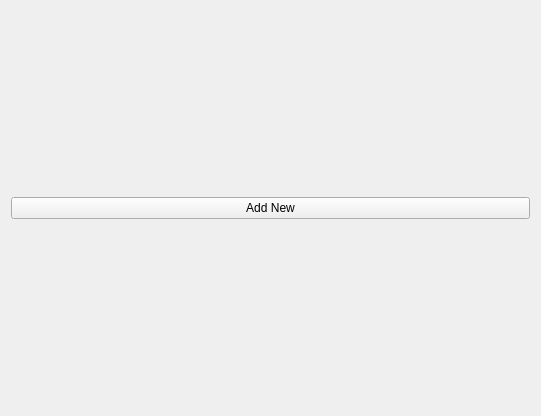
<?xml version="1.0" encoding="UTF-8"?>
<ui version="4.0">
 <class>Widget</class>
 <widget class="QWidget" name="Widget">
  <property name="geometry">
   <rect>
    <x>0</x>
    <y>0</y>
    <width>541</width>
    <height>416</height>
   </rect>
  </property>
  <property name="windowTitle">
   <string>Widget</string>
  </property>
  <layout class="QVBoxLayout" name="verticalLayout_2">
   <item>
    <widget class="QPushButton" name="pushButton">
     <property name="text">
      <string>Add New</string>
     </property>
    </widget>
   </item>
  </layout>
 </widget>
 <layoutdefault spacing="6" margin="11"/>
 <resources/>
 <connections/>
</ui>
